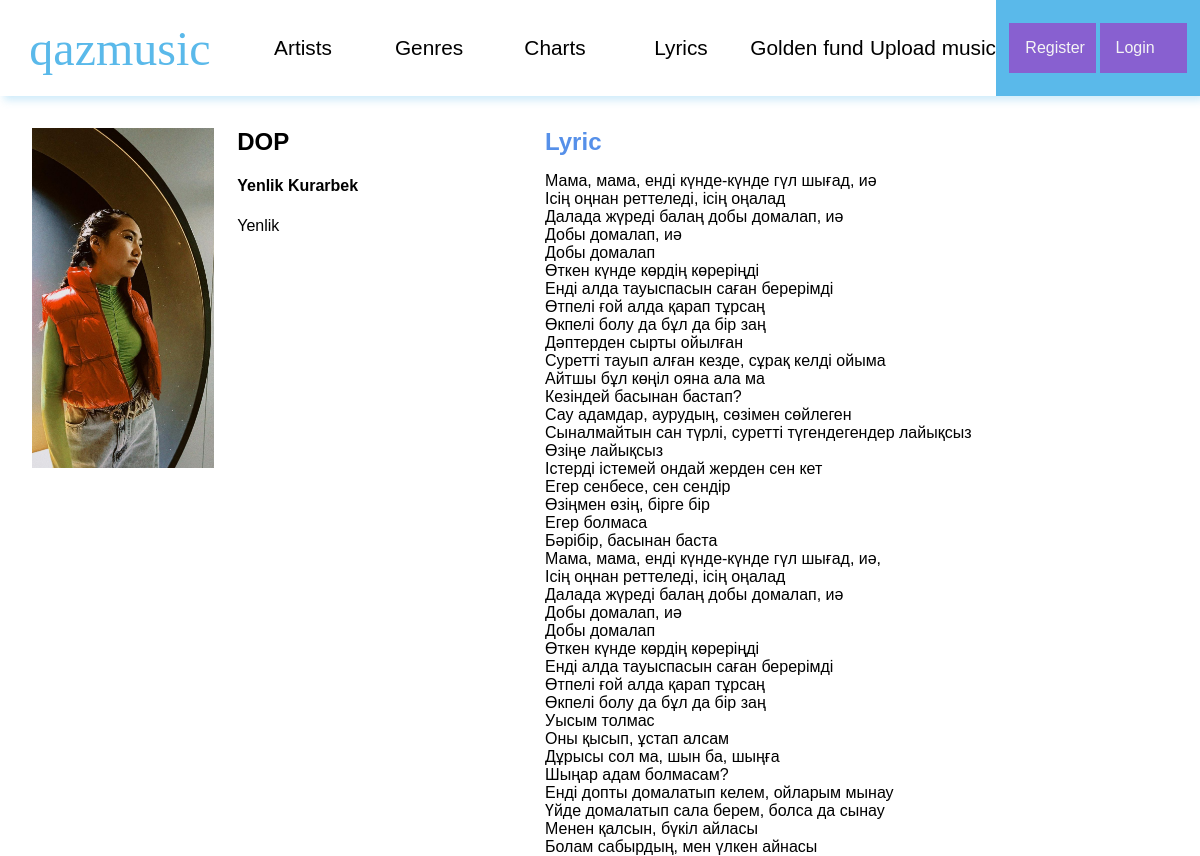
Screenshot of /lyric/1_DOP with the database file from the repository.
### qazmusic/models.py (models this page shows, shortened)
class Artists(models.Model):
    name = models.CharField(max_length=255, db_index=True)
    surname = models.CharField(max_length=255, db_index=True, null=True)
    repertoire = models.IntegerField(verbose_name='repertoire', null=True)
    photo = models.ImageField(upload_to='photo/', null=True)
    class Meta:
        verbose_name = 'Artist'
        verbose_name_plural = 'Artists'

class Tracks(models.Model):
    title = models.CharField(max_length=255, db_index=True)
    artist = models.ForeignKey(Artists, on_delete=models.CASCADE, null=True)
    file = models.FileField(verbose_name='file', upload_to='tracks/')
    published_date = models.DateField(auto_now=False)
    genre = models.ForeignKey(Genres, on_delete=models.PROTECT, null=True)
    def __str__(self):
        return self.title
    class Meta:
        verbose_name = 'Track'
        verbose_name_plural = 'Tracks'

class Lyrics(models.Model):
    track_id = models.ForeignKey(Tracks, on_delete=models.PROTECT)
    poet = models.CharField(max_length=255, db_index=True, null=True)
    composer = models.CharField(max_length=255, db_index=True, null=True)
    content = models.TextField(blank=True)
    def __str__(self):
        return self.track_id.title
    class Meta:
        verbose_name = 'Lyric'
        verbose_name_plural = 'Lyrics'

### qazmusic/views.py (the view)
# urls.py: path('lyric/<int:lyric_id>_<str:track_title>', LyricView.as_view(), name='lyric-view'),
class LyricView(DataMixin, DetailView):
    model = Lyrics
    template_name = 'qazmusic/lyric_view.html'
    pk_url_kwarg = 'lyric_id'
    slug_url_kwarg = 'track_title'
    context_object_name = 'lyric'
    def get_context_data(self, *, object_list=None, **kwargs):
        context = super().get_context_data(**kwargs)
        c_def = self.get_user_context(title=str('qazmusic' + str(context['lyric'])))
        context['track_title'] = get_tracks().get(pk=context['lyric'].track_id_id)
        context['artist'] = get_artists().get(pk=context['track_title'].artist_id)
        return dict(list(context.items()) + list(c_def.items()))

### qazmusic/utils.py (called while the page is built)
def get_tracks():
    get_tracks = Tracks.objects.all()
    return get_tracks

def get_artists():
    get_artists = Artists.objects.all()
    return get_artists

    def get_user_context(self, **kwargs):
        context = kwargs
        context['header_menu'] = header_menu
        context['tracks'] = get_tracks()
        return context

### qazmusic/templates/qazmusic/lyric_view.html
{% extends 'qazmusic/base.html' %}
{% load static %}
{% block content %}
    <link rel="stylesheet" href="{% static 'qazmusic/css/artist-view.css' %}">
    <link rel="stylesheet" href="{% static 'qazmusic/css/audio-player.css' %}">
    <main class="artist-view-page">
        <div class="left">
            <div class="artist-card">
                <div class="artist-photo"
                     style="background: url('{{ artist.photo.url }}') no-repeat center;
                             background-size: cover">
                </div>
                <div class="artist-info">
                    <h2>{{ track_title }}</h2>
                    <h4>{{ artist.name }} {{ artist.surname }}</h4>
                    <p>{{ lyric.poet }}</p>
                </div>
            </div>
        </div>
        <div class="right">
            <h2>Lyric</h2>
            <div>
                {{ lyric.content | linebreaks }}
            </div>
        </div>
    </main>
{% endblock %}

### qazmusic/static/qazmusic/css/style.css (style rules this page uses)
html, body { width: 100%; height: 100vh; font-family: "Mark Pro", sans-serif; margin: 0; padding: 0; }

### qazmusic/static/qazmusic/css/artist-view.css (style rules this page uses)
.artist-view-page { box-sizing: border-box; display: flex; justify-content: space-between; align-items: center; width: 95%; height: 85%; margin: 2rem; }
.left { display: block; width: 40%; height: 100%; }
.left > .artist-card { width: 100%; height: 50%; display: flex; justify-content: space-between; }
.artist-card > .artist-photo { width: 40%; height: 100%; }
.artist-card > .artist-info { width: 55%; height: 100%; padding: 0; }
.artist-info h2 { padding: 0; margin: 0; }
.right { width: 55%; height: 100%; }
.right h2 { padding: 0; margin: 0; color: #5690e9; }

### rows the page displays
Artists: photo (picture), name "Yenlik", surname "Kurarbek"
Tracks: title "DOP"
Lyrics: poet "Yenlik", content "Мама, мама, енді күнде-күнде гүл шығад, иә Ісің оңнан реттеледі, ісің оңалад Далада жүреді балаң добы домалап, иә Добы домалап, иә Добы домалап Өткен күнде көрдің көреріңді Енді алда тауыспасын саған берерімді Өтпелі ғой алда қарап тұрсаң Өкпелі болу да бұл да бір заң Дәптерден сырты ойылған Суретті тауып алған кезде, сұрақ келді ойыма Айтшы бұл көңіл ояна ала ма Кезіндей басынан бастап? Сау адамдар, аурудың, сөзімен сөйлеген Сыналмайтын сан түрлі, суретті түгендегендер лайықсыз Өзіңе лайықсыз Істерді істемей ондай жерден сен кет Егер сенбесе, сен сендір Өзіңмен өзің, бірге бір Егер болмаса Бәрібір, басынан баста Мама, мама, енді күнде-күнде гүл шығад, иә, Ісің оңнан реттеледі, ісің оңалад…"

### other values shown
{{ title }} "Artists" "Genres" "Charts" "Lyrics" "Golden fund" "Upload music"
